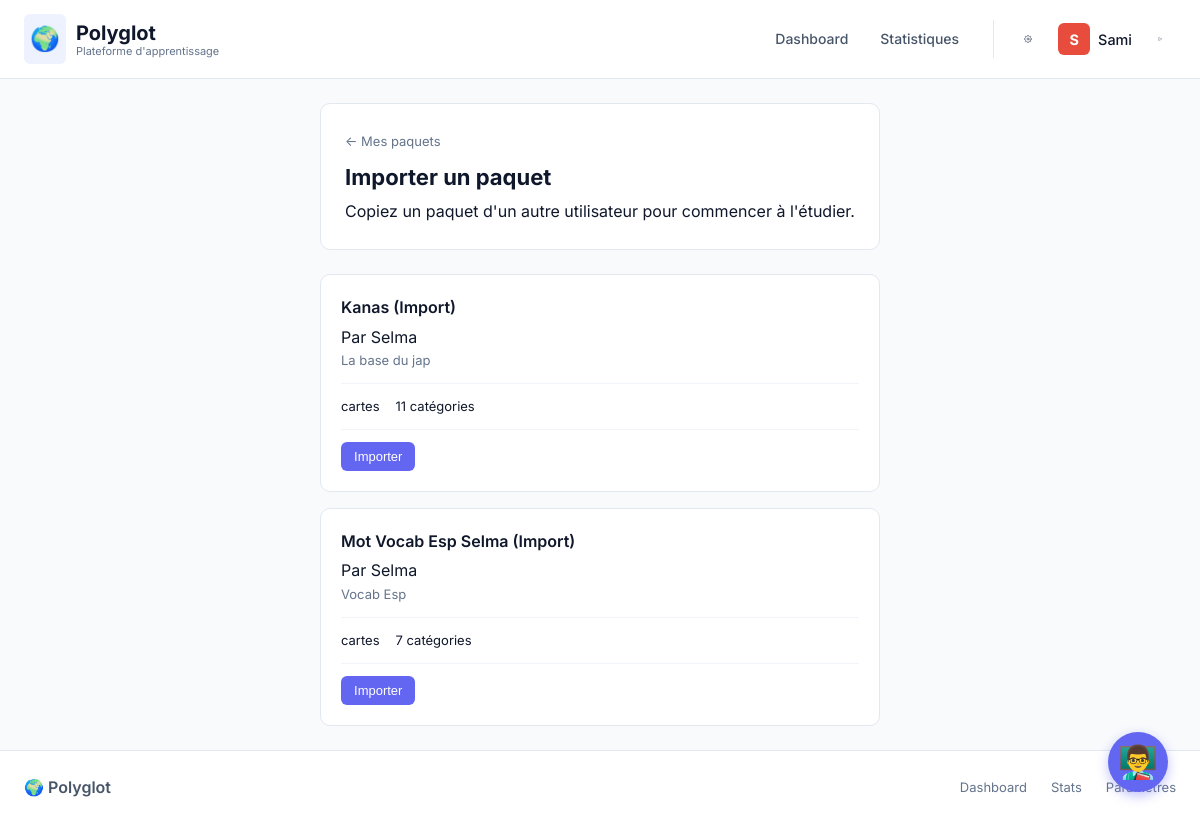
The page /decks/import-public (signed in) on the database its author committed.
### app/models.py (models this page shows, shortened)
class User(UserMixin, db.Model):
    id = db.Column(db.Integer, primary_key=True)
    username = db.Column(db.String(80), unique=True, nullable=False)
    password_hash = db.Column(db.String(256))  # Password obligatoire pour nouveaux users
    is_pro = db.Column(db.Boolean, default=False)
    avatar_color = db.Column(db.String(7), default='#3498db')
    created_at = db.Column(db.DateTime, default=datetime.utcnow)
    learner_profile = db.Column(db.JSON, default=lambda: {
        'native_language': 'fr',
        'known_languages': [],  # [{code, level, years}]
        'learning_style': 'balanced',  # visual, auditory, reading, kinesthetic, balanced
        'correction_preference': 'moderate',  # strict, moderate, encouraging
        'goals': [],  # conversation, travel, work, exams, culture
        'daily_time_available': 30  # minutes
    })
    decks = db.relationship('Deck', backref='user', lazy=True, cascade='all, delete-orphan')
    languages = db.relationship('UserLanguage', backref='user', lazy=True, cascade='all, delete-orphan')

class Deck(db.Model):
    id = db.Column(db.Integer, primary_key=True)
    user_id = db.Column(db.Integer, db.ForeignKey('user.id'), nullable=False)
    name = db.Column(db.String(200), nullable=False)
    description = db.Column(db.Text)
    is_program_deck = db.Column(db.Boolean, default=False)  # Auto-created for training programs
    created_at = db.Column(db.DateTime, default=datetime.utcnow)
    cards = db.relationship('Card', backref='deck', lazy=True, cascade='all, delete-orphan')
    categories = db.relationship('Category', backref='deck', lazy=True, cascade='all, delete-orphan')

### app/routes/decks.py (the view, shortened to what this page needs)
@bp.route('/import-public', methods=['GET', 'POST'])
def import_public_deck():
    public_decks = Deck.query.filter(Deck.user_id != g.user.id).all()
    return render_template('decks/import.html', decks=public_decks)

### app/routes/auth.py (called while the page is built)
@bp.before_app_request
def load_logged_in_user():
    if current_user.is_authenticated:
        g.user = current_user
    else:
        g.user = None

### app/routes/decks.py (called while the page is built)
@bp.before_request
def check_login():
    if not g.user:
        return redirect(url_for('auth.login'))

### app/templates/decks/import.html (shortened to what this page needs)
{% extends 'base.html' %}
{% block content %}
<div class="deck-view-header">
    <div class="header-left">
        <a href="{{ url_for('decks.list_decks') }}" class="back-link">← Mes paquets</a>
        <h1>Importer un paquet</h1>
        <p>Copiez un paquet d'un autre utilisateur pour commencer à l'étudier.</p>
    </div>
</div>
<div class="deck-grid">
    {% for deck in decks %}
    <div class="deck-card">
        <div class="deck-header">
            <h3>{{ deck.name }}</h3>
            <p>Par {{ deck.user.username }}</p>
            {% if deck.description %}
            <p class="deck-description">{{ deck.description }}</p>
            {% endif %}
        </div>
        <div class="deck-stats">
            <span class="deck-stat">{{ deck.card_count }} cartes</span>
            <span class="deck-stat">{{ deck.categories|length }} catégories</span>
        </div>
        <div class="deck-actions">
            <form method="POST" action="{{ url_for('decks.import_public_deck') }}">
                <button type="submit" class="btn btn-primary btn-sm">Importer</button>
            </form>
        </div>
    </div>
    {% else %}
    <div class="empty-state">
        <p>Aucun paquet public trouvé.</p>
    </div>
    {% endfor %}
</div>
{% endblock %}

### app/templates/base.html (shortened to what this page needs)
<!DOCTYPE html>
<html lang="fr">
<head>
    <link rel="stylesheet" href="{{ url_for('static', filename='css/style.css') }}">
</head>
<body>
    {% block navbar %}
    <nav class="navbar">
        <div class="navbar-inner">
            <div class="nav-brand">
                <a href="{{ url_for('main.index') }}">
                    <span class="logo-icon">🌍</span>
                    <span class="brand-text">
                        Polyglot
                        <small>Plateforme d'apprentissage</small>
                    </span>
                </a>
            </div>
            <ul class="nav-links">
                <li><a href="{{ url_for('main.index') }}"
                        class="{% if request.endpoint == 'main.index' %}active{% endif %}">
                        Dashboard
                    </a></li>
                <li><a href="{{ url_for('stats.global_stats') }}"
                        class="{% if 'stats' in request.endpoint %}active{% endif %}">
                        Statistiques
                    </a></li>
                {% if g.user %}
                <li class="nav-user-section">
                    <a href="{{ url_for('auth.profile_settings') }}" class="settings-btn" title="Paramètres">
                    </a>
                    <div class="user-avatar-link" title="{{ g.user.username }}">
                        <div class="user-avatar" style="background-color: {{ g.user.avatar_color }};">
                            {{ g.user.username[0]|upper }}
                        </div>
                        <span class="user-name">{{ g.user.username }}</span>
                    </div>
                    <a href="{{ url_for('auth.logout') }}" class="logout-btn" title="Déconnexion">
                        <svg width="18" height="18" viewBox="0 0 24 24" fill="none" stroke="currentColor"
                            stroke-width="2" stroke-linecap="round" stroke-linejoin="round">
                            <path d="M9 21H5a2 2 0 0 1-2-2V5a2 2 0 0 1 2-2h4"></path>
                            <polyline points="16 17 21 12 16 7"></polyline>
                            <line x1="21" y1="12" x2="9" y2="12"></line>
                        </svg>
                    </a>
                </li>
                {% endif %}
            </ul>
        </div>
    </nav>
    {% endblock %}
    <main class="{% block main_class %}container{% endblock %}">
        {% block content %}{% endblock %}
    </main>
    {% block footer %}
    <footer class="footer">
        <div class="footer-inner">
            <div class="footer-brand">🌍 Polyglot</div>
            <div class="footer-links">
                <a href="{{ url_for('main.index') }}">Dashboard</a>
                <a href="{{ url_for('stats.global_stats') }}">Stats</a>
                {% if g.user %}
                <a href="{{ url_for('auth.profile_settings') }}">Paramètres</a>
                {% endif %}
            </div>
        </div>
    </footer>
    {% endblock %}
    <div id="polyglot-helper">
        <button id="helper-trigger" onclick="toggleHelper()">
            👨‍🏫
        </button>
    </div>
</body>
</html>

### app/templates/base.html (style rules this page uses)
#polyglot-helper { position: fixed; bottom: 2rem; right: 2rem; z-index: 9999; font-family: 'Inter', sans-serif; }
#helper-trigger { width: 60px; height: 60px; border-radius: 50%; background: var(--primary, #6366f1); color: white; font-size: 2rem; border: none; box-shadow: 0 4px 12px rgba(99, 102, 241, 0.4); cursor: pointer; transition: transform 0.2s, background 0.2s; display: flex; align-items: center; justify-content: center; }

### rows shown on the page
User: user "S", user.username "Sami"
Deck: name "Kanas (Import)", user.username "Selma", description "La base du jap", categories|length "11"
Deck: name "Mot Vocab Esp Selma (Import)", user.username "Selma", description "Vocab Esp", categories|length "7"
